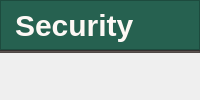
         <widget class="QWidget" name="security_page">
          <layout class="QVBoxLayout" name="verticalLayout_8">
           <property name="spacing">
            <number>0</number>
           </property>
           <property name="leftMargin">
            <number>0</number>
           </property>
           <property name="topMargin">
            <number>0</number>
           </property>
           <property name="rightMargin">
            <number>0</number>
           </property>
           <property name="bottomMargin">
            <number>0</number>
           </property>
           <item>
            <widget class="QFrame" name="frame_3">
             <property name="frameShape">
              <enum>QFrame::NoFrame</enum>
             </property>
             <property name="frameShadow">
              <enum>QFrame::Raised</enum>
             </property>
             <layout class="QVBoxLayout" name="verticalLayout_9">
              <property name="spacing">
               <number>0</number>
              </property>
              <property name="leftMargin">
               <number>0</number>
              </property>
              <property name="topMargin">
               <number>0</number>
              </property>
              <property name="rightMargin">
               <number>0</number>
              </property>
              <property name="bottomMargin">
               <number>0</number>
              </property>
              <item>
               <widget class="QFrame" name="frame_4">
                <property name="frameShape">
                 <enum>QFrame::NoFrame</enum>
                </property>
                <property name="frameShadow">
                 <enum>QFrame::Raised</enum>
                </property>
                <property name="lineWidth">
                 <number>0</number>
                </property>
                <layout class="QVBoxLayout" name="verticalLayout_10">
                 <property name="spacing">
                  <number>0</number>
                 </property>
                 <property name="leftMargin">
                  <number>0</number>
                 </property>
                 <property name="topMargin">
                  <number>0</number>
                 </property>
                 <property name="rightMargin">
                  <number>0</number>
                 </property>
                 <property name="bottomMargin">
                  <number>0</number>
                 </property>
                 <item>
                  <widget class="QFrame" name="title_frame_2">
                   <property name="minimumSize">
                    <size>
                     <width>0</width>
                     <height>50</height>
                    </size>
                   </property>
                   <property name="maximumSize">
                    <size>
                     <width>16777215</width>
                     <height>50</height>
                    </size>
                   </property>
                   <property name="styleSheet">
                    <string notr="true">background-color:#266150</string>
                   </property>
                   <property name="frameShape">
                    <enum>QFrame::StyledPanel</enum>
                   </property>
                   <property name="frameShadow">
                    <enum>QFrame::Raised</enum>
                   </property>
                   <layout class="QHBoxLayout" name="horizontalLayout_16">
                    <property name="spacing">
                     <number>0</number>
                    </property>
                    <property name="leftMargin">
                     <number>0</number>
                    </property>
                    <property name="topMargin">
                     <number>0</number>
                    </property>
                    <property name="rightMargin">
                     <number>0</number>
                    </property>
                    <property name="bottomMargin">
                     <number>0</number>
                    </property>
                    <item>
                     <widget class="QLabel" name="title_label_2">
                      <property name="minimumSize">
                       <size>
                        <width>150</width>
                        <height>0</height>
                       </size>
                      </property>
                      <property name="styleSheet">
                       <string notr="true">QLabel {
	font: bold 30px;
	color:#FDF8F5;
	padding-left:6px
}</string>
                      </property>
                      <property name="text">
                       <string>Security</string>
                      </property>
                      <property name="alignment">
                       <set>Qt::AlignLeading|Qt::AlignLeft|Qt::AlignVCenter</set>
                      </property>
                     </widget>
                    </item>
                    <item>
                     <spacer name="title_spacer_2">
                      <property name="orientation">
                       <enum>Qt::Horizontal</enum>
                      </property>
                      <property name="sizeHint" stdset="0">
                       <size>
                        <width>40</width>
                        <height>20</height>
                       </size>
                      </property>
                     </spacer>
                    </item>
                   </layout>
                  </widget>
                 </item>
                 <item>
                  <widget class="Line" name="line_4">
                   <property name="minimumSize">
                    <size>
                     <width>0</width>
                     <height>3</height>
                    </size>
                   </property>
                   <property name="maximumSize">
                    <size>
                     <width>16777215</width>
                     <height>3</height>
                    </size>
                   </property>
                   <property name="styleSheet">
                    <string notr="true">background-color:#4F4846;</string>
                   </property>
                   <property name="orientation">
                    <enum>Qt::Horizontal</enum>
                   </property>
                  </widget>
                 </item>
                 <item>
                  <spacer name="verticalSpacer">
                   <property name="orientation">
                    <enum>Qt::Vertical</enum>
                   </property>
                   <property name="sizeHint" stdset="0">
                    <size>
                     <width>20</width>
                     <height>40</height>
                    </size>
                   </property>
                  </spacer>
                 </item>
                </layout>
               </widget>
              </item>
             </layout>
            </widget>
           </item>
          </layout>
         </widget>
